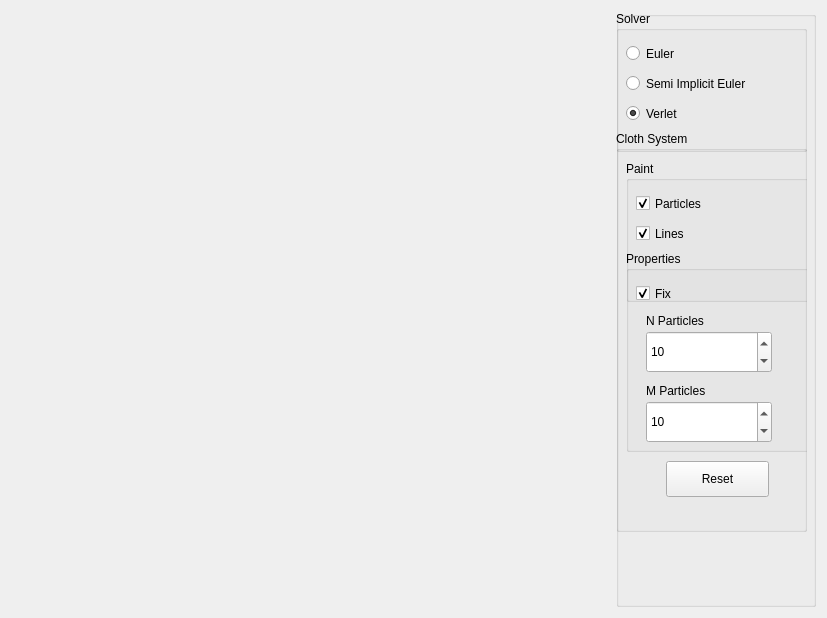
<?xml version="1.0" encoding="UTF-8"?>
<ui version="4.0">
 <class>MainWindow</class>
 <widget class="QMainWindow" name="MainWindow">
  <property name="geometry">
   <rect>
    <x>0</x>
    <y>0</y>
    <width>827</width>
    <height>618</height>
   </rect>
  </property>
  <property name="minimumSize">
   <size>
    <width>827</width>
    <height>618</height>
   </size>
  </property>
  <property name="baseSize">
   <size>
    <width>600</width>
    <height>600</height>
   </size>
  </property>
  <property name="windowTitle">
   <string>Particles</string>
  </property>
  <widget class="QWidget" name="widget">
   <property name="minimumSize">
    <size>
     <width>827</width>
     <height>0</height>
    </size>
   </property>
   <property name="baseSize">
    <size>
     <width>600</width>
     <height>600</height>
    </size>
   </property>
   <layout class="QHBoxLayout" name="horizontalLayout">
    <item>
     <widget class="GLWidget" name="glwidget" native="true">
      <property name="minimumSize">
       <size>
        <width>600</width>
        <height>600</height>
       </size>
      </property>
      <property name="maximumSize">
       <size>
        <width>16777215</width>
        <height>16777215</height>
       </size>
      </property>
      <property name="baseSize">
       <size>
        <width>600</width>
        <height>600</height>
       </size>
      </property>
     </widget>
    </item>
    <item>
     <layout class="QVBoxLayout" name="Configuration">
      <item>
       <widget class="QGroupBox" name="TreeOptions">
        <property name="minimumSize">
         <size>
          <width>200</width>
          <height>0</height>
         </size>
        </property>
        <property name="maximumSize">
         <size>
          <width>200</width>
          <height>16777215</height>
         </size>
        </property>
        <property name="title">
         <string/>
        </property>
        <widget class="QGroupBox" name="groupBox">
         <property name="geometry">
          <rect>
           <x>0</x>
           <y>0</y>
           <width>191</width>
           <height>141</height>
          </rect>
         </property>
         <property name="title">
          <string>Solver</string>
         </property>
         <widget class="QRadioButton" name="radioButton">
          <property name="geometry">
           <rect>
            <x>10</x>
            <y>30</y>
            <width>122</width>
            <height>25</height>
           </rect>
          </property>
          <property name="text">
           <string>Euler</string>
          </property>
          <property name="checked">
           <bool>false</bool>
          </property>
         </widget>
         <widget class="QRadioButton" name="radioButton_2">
          <property name="geometry">
           <rect>
            <x>10</x>
            <y>60</y>
            <width>171</width>
            <height>25</height>
           </rect>
          </property>
          <property name="text">
           <string>Semi Implicit Euler</string>
          </property>
         </widget>
         <widget class="QRadioButton" name="radioButton_6">
          <property name="geometry">
           <rect>
            <x>10</x>
            <y>90</y>
            <width>131</width>
            <height>25</height>
           </rect>
          </property>
          <property name="text">
           <string>Verlet</string>
          </property>
          <property name="checked">
           <bool>true</bool>
          </property>
         </widget>
        </widget>
        <widget class="QGroupBox" name="groupBox_2">
         <property name="geometry">
          <rect>
           <x>0</x>
           <y>120</y>
           <width>191</width>
           <height>401</height>
          </rect>
         </property>
         <property name="title">
          <string>Cloth System</string>
         </property>
         <widget class="QGroupBox" name="groupBox_3">
          <property name="geometry">
           <rect>
            <x>10</x>
            <y>30</y>
            <width>191</width>
            <height>141</height>
           </rect>
          </property>
          <property name="title">
           <string>Paint</string>
          </property>
          <widget class="QCheckBox" name="checkBox_3">
           <property name="geometry">
            <rect>
             <x>10</x>
             <y>30</y>
             <width>105</width>
             <height>25</height>
            </rect>
           </property>
           <property name="text">
            <string>Particles</string>
           </property>
           <property name="checked">
            <bool>true</bool>
           </property>
          </widget>
          <widget class="QCheckBox" name="checkBox_4">
           <property name="geometry">
            <rect>
             <x>10</x>
             <y>60</y>
             <width>105</width>
             <height>25</height>
            </rect>
           </property>
           <property name="text">
            <string>Lines</string>
           </property>
           <property name="checked">
            <bool>true</bool>
           </property>
          </widget>
         </widget>
         <widget class="QGroupBox" name="groupBox_4">
          <property name="geometry">
           <rect>
            <x>10</x>
            <y>120</y>
            <width>191</width>
            <height>201</height>
           </rect>
          </property>
          <property name="title">
           <string>Properties</string>
          </property>
          <widget class="QCheckBox" name="checkBox">
           <property name="geometry">
            <rect>
             <x>10</x>
             <y>30</y>
             <width>105</width>
             <height>25</height>
            </rect>
           </property>
           <property name="text">
            <string>Fix</string>
           </property>
           <property name="checked">
            <bool>true</bool>
           </property>
          </widget>
          <widget class="QSpinBox" name="spinBox">
           <property name="geometry">
            <rect>
             <x>20</x>
             <y>80</y>
             <width>126</width>
             <height>42</height>
            </rect>
           </property>
           <property name="minimum">
            <number>4</number>
           </property>
           <property name="value">
            <number>10</number>
           </property>
          </widget>
          <widget class="QSpinBox" name="spinBox_2">
           <property name="geometry">
            <rect>
             <x>20</x>
             <y>150</y>
             <width>126</width>
             <height>42</height>
            </rect>
           </property>
           <property name="minimum">
            <number>4</number>
           </property>
           <property name="value">
            <number>10</number>
           </property>
          </widget>
          <widget class="QLabel" name="label">
           <property name="geometry">
            <rect>
             <x>20</x>
             <y>60</y>
             <width>121</width>
             <height>19</height>
            </rect>
           </property>
           <property name="text">
            <string>N Particles</string>
           </property>
          </widget>
          <widget class="QLabel" name="label_2">
           <property name="geometry">
            <rect>
             <x>20</x>
             <y>130</y>
             <width>121</width>
             <height>19</height>
            </rect>
           </property>
           <property name="text">
            <string>M Particles</string>
           </property>
          </widget>
         </widget>
         <widget class="QPushButton" name="pushButton">
          <property name="geometry">
           <rect>
            <x>50</x>
            <y>330</y>
            <width>103</width>
            <height>36</height>
           </rect>
          </property>
          <property name="text">
           <string>Reset</string>
          </property>
         </widget>
        </widget>
       </widget>
      </item>
     </layout>
    </item>
   </layout>
  </widget>
 </widget>
 <layoutdefault spacing="6" margin="11"/>
 <customwidgets>
  <customwidget>
   <class>GLWidget</class>
   <extends>QWidget</extends>
   <header>glwidget.h</header>
   <container>1</container>
   <slots>
    <signal>SetFaces(QString)</signal>
    <signal>SetVertices(QString)</signal>
    <signal>SetFramerate(QString)</signal>
    <slot>uiSolverEuler(bool)</slot>
    <slot>uiParticleInitializerFountain(bool)</slot>
    <slot>uiParticleInitializerWatterfall(bool)</slot>
    <slot>uiSolverVerlet(bool)</slot>
    <slot>uiNParticles(int)</slot>
    <slot>uiLifetime(double)</slot>
    <slot>uiSolverSemiImplicitEuler(bool)</slot>
    <slot>uiPaintParticles(bool)</slot>
    <slot>uiPaintPath(bool)</slot>
    <slot>uiInitializerRope(bool)</slot>
    <slot>uiInitializerCurly(bool)</slot>
    <slot>uiFix(bool)</slot>
    <slot>uiReset()</slot>
    <slot>slot1()</slot>
    <slot>uiXParticles(int)</slot>
    <slot>uiYParticles(int)</slot>
   </slots>
  </customwidget>
 </customwidgets>
 <resources/>
 <connections>
  <connection>
   <sender>radioButton</sender>
   <signal>toggled(bool)</signal>
   <receiver>glwidget</receiver>
   <slot>uiSolverEuler(bool)</slot>
   <hints>
    <hint type="sourcelabel">
     <x>744</x>
     <y>61</y>
    </hint>
    <hint type="destinationlabel">
     <x>547</x>
     <y>85</y>
    </hint>
   </hints>
  </connection>
  <connection>
   <sender>radioButton_6</sender>
   <signal>toggled(bool)</signal>
   <receiver>glwidget</receiver>
   <slot>uiSolverVerlet(bool)</slot>
   <hints>
    <hint type="sourcelabel">
     <x>650</x>
     <y>114</y>
    </hint>
    <hint type="destinationlabel">
     <x>549</x>
     <y>114</y>
    </hint>
   </hints>
  </connection>
  <connection>
   <sender>radioButton_2</sender>
   <signal>toggled(bool)</signal>
   <receiver>glwidget</receiver>
   <slot>uiSolverSemiImplicitEuler(bool)</slot>
   <hints>
    <hint type="sourcelabel">
     <x>730</x>
     <y>83</y>
    </hint>
    <hint type="destinationlabel">
     <x>554</x>
     <y>67</y>
    </hint>
   </hints>
  </connection>
  <connection>
   <sender>checkBox_3</sender>
   <signal>toggled(bool)</signal>
   <receiver>glwidget</receiver>
   <slot>uiPaintParticles(bool)</slot>
   <hints>
    <hint type="sourcelabel">
     <x>680</x>
     <y>204</y>
    </hint>
    <hint type="destinationlabel">
     <x>542</x>
     <y>205</y>
    </hint>
   </hints>
  </connection>
  <connection>
   <sender>checkBox_4</sender>
   <signal>toggled(bool)</signal>
   <receiver>glwidget</receiver>
   <slot>uiPaintPath(bool)</slot>
   <hints>
    <hint type="sourcelabel">
     <x>655</x>
     <y>237</y>
    </hint>
    <hint type="destinationlabel">
     <x>532</x>
     <y>245</y>
    </hint>
   </hints>
  </connection>
  <connection>
   <sender>checkBox</sender>
   <signal>toggled(bool)</signal>
   <receiver>glwidget</receiver>
   <slot>uiFix(bool)</slot>
   <hints>
    <hint type="sourcelabel">
     <x>677</x>
     <y>291</y>
    </hint>
    <hint type="destinationlabel">
     <x>505</x>
     <y>299</y>
    </hint>
   </hints>
  </connection>
  <connection>
   <sender>spinBox</sender>
   <signal>valueChanged(int)</signal>
   <receiver>glwidget</receiver>
   <slot>uiXParticles(int)</slot>
   <hints>
    <hint type="sourcelabel">
     <x>720</x>
     <y>327</y>
    </hint>
    <hint type="destinationlabel">
     <x>555</x>
     <y>324</y>
    </hint>
   </hints>
  </connection>
  <connection>
   <sender>spinBox_2</sender>
   <signal>valueChanged(int)</signal>
   <receiver>glwidget</receiver>
   <slot>uiYParticles(int)</slot>
   <hints>
    <hint type="sourcelabel">
     <x>768</x>
     <y>397</y>
    </hint>
    <hint type="destinationlabel">
     <x>547</x>
     <y>361</y>
    </hint>
   </hints>
  </connection>
  <connection>
   <sender>pushButton</sender>
   <signal>released()</signal>
   <receiver>glwidget</receiver>
   <slot>uiReset()</slot>
   <hints>
    <hint type="sourcelabel">
     <x>701</x>
     <y>478</y>
    </hint>
    <hint type="destinationlabel">
     <x>473</x>
     <y>489</y>
    </hint>
   </hints>
  </connection>
 </connections>
 <slots>
  <signal>updated_plane(double,double,double,double,bool)</signal>
  <slot>toggle_transfer_function_dialog()</slot>
 </slots>
</ui>
